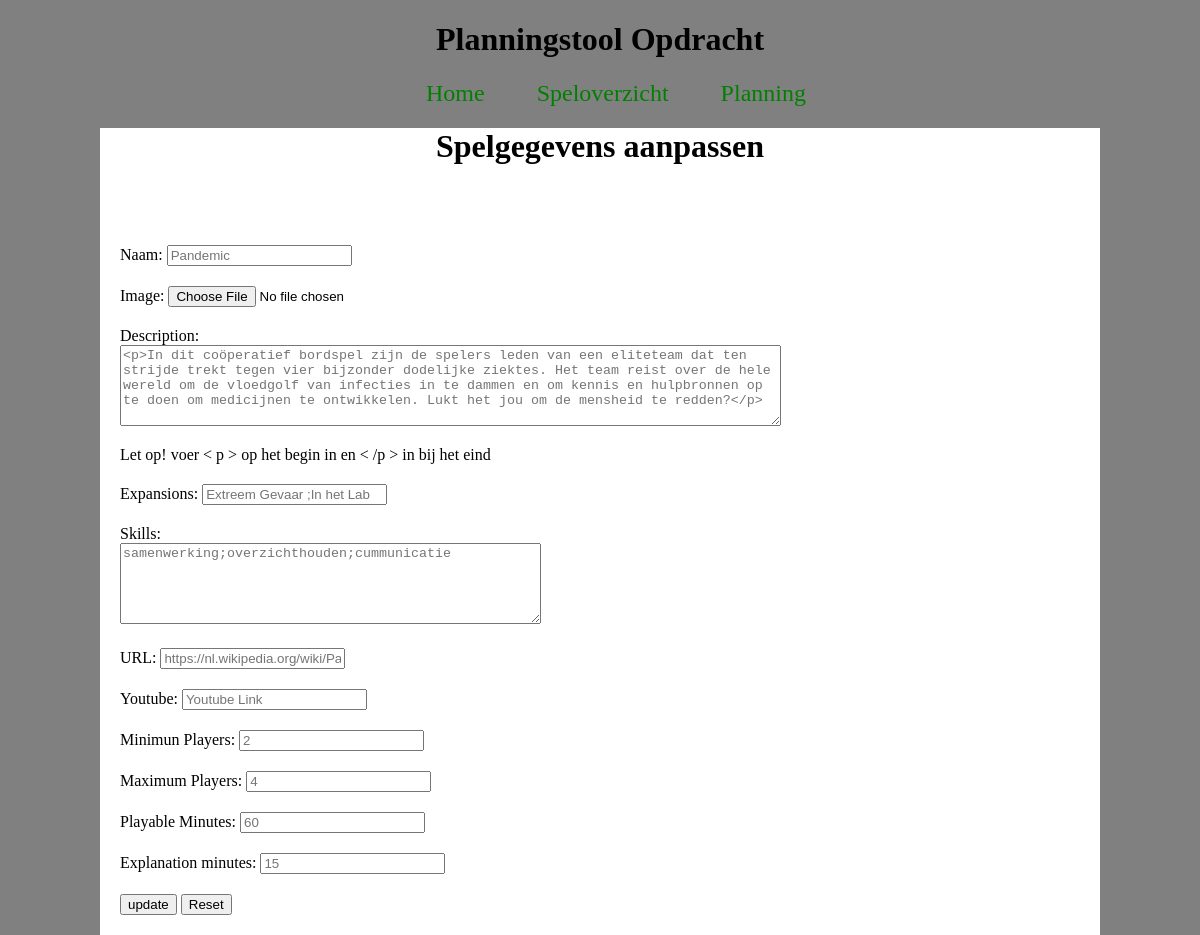
The page /verander.php?id=24 on the database its author committed.
### tables this page shows
CREATE TABLE IF NOT EXISTS `games` (
  `id` int(11) NOT NULL,
  `name` varchar(255) NOT NULL,
  `image` varchar(255) NOT NULL,
  `description` text NOT NULL,
  `expansions` text,
  `skills` text,
  `url` varchar(255) DEFAULT NULL,
  `youtube` text,
  `min_players` int(11) NOT NULL,
  `max_players` int(11) NOT NULL,
  `play_minutes` int(11) NOT NULL,
  `explain_minutes` int(11) NOT NULL
);

### verander.php (the view, shortened to what this page needs)
<!DOCTYPE html>
<html>
<head>
	<link rel="stylesheet" type="text/css" href="css/verander.css">
</head>
<body>
<?php
	include ('navbar.php');
?>
<?php
$servername = "localhost";
$username = "root";
$password = "mysql";
try {
    $conn = new PDO("mysql:host=$servername;dbname=Planningstool", $username, $password);
    $conn->setAttribute(PDO::ATTR_ERRMODE, PDO::ERRMODE_EXCEPTION);
    }
catch(PDOException $e)
    {
    echo "Connection failed: " . $e->getMessage();
    }
    $sql1 = "SELECT id, name, image, description, expansions, skills, url, youtube, min_players, max_players, play_minutes, explain_minutes FROM games where id=".$_GET["id"];
	$result = $conn->query($sql1);
	$row = $result->fetch();
?>
	<div>
		<h1 class="spelgegevens">Spelgegevens aanpassen</h1>
		<br>
		<form method="POST" action="<?php $_PHP_SELF ?>">
			<div class="form-group">
				Naam:
				<input type="text" name="name" value='<?=$name?>' placeholder="<?php echo $row['name'] ?>">
			</div>
			<div class="form-group">
				Image:
				<input type="file" name="image" value='<?=$image?>'>
			</div>
			<div class="form-group">
				Description:
				<br>
				<textarea name="description" rows="5" cols="80" value='<?=$description?>' placeholder="<?php echo $row['description'] ?>"></textarea>
				<p class="warning">Let op! voer < p > op het begin in en < /p > in bij het eind</p>
			</div>
			<div class="form-group">
				Expansions:
				<input type="text" name="expansions" placeholder="<?php echo $row['expansions']?>" value='<?=$expansions?>'>
			</div>
			<div class="form-group">
				Skills:
				<br>
				<textarea name="skills" rows="5" cols="50" value='<?=$skills?>' placeholder="<?php echo $row['skills'] ?>"></textarea>
			</div>
			<div class="form-group">
				URL:
				<input type="text" name="url" value='<?=$url?>' placeholder="<?php echo $row['url'] ?>">
			</div>
			<div class="form-group">
				Youtube:
				<input type="text" name="youtube" value='<?=$youtube?>'  placeholder="Youtube Link">
			</div>
			<div class="form-group">
				Minimun Players:
				<input type="number" name="min_players" value='<?=$min_players?>' placeholder="<?php echo $row['min_players'] ?>">
			</div>
			<div class="form-group">
				Maximum Players:
				<input type="number" name="max_players" value='<?=$max_players?>' placeholder="<?php echo $row['max_players'] ?>">
			</div>
			<div class="form-group">
				Playable Minutes:
				<input type="number" name="play_minutes" value='<?=$play_minutes?>' placeholder="<?php echo $row['play_minutes'] ?>">
			</div>
			<div class="form-group">
				Explanation minutes:
				<input type="number" name="explain_minutes" value='<?=$explain_minutes?>' placeholder="<?php echo $row['explain_minutes'] ?>">
			</div>
			<input type="Submit" name="update" value="update" id="Update">
			<input type="reset">
		</form>
	</div>
</body>
</html>

### css/verander.css (style rules this page uses)
body { background-color: grey; width: 1000px; margin: 0 auto; }
div { background-color: white; }
form { text-align: left; padding: 20px; }
.form-group { margin-top: 20px; margin-bottom: 20px; }
.spelgegevens { text-align: center; }

### rows shown on the page
games: name "Pandemic", description "<p>In dit coöperatief bordspel zijn de spelers leden van een eliteteam dat ten strijde trekt tegen vier bijzonder dodelijke ziektes. Het team reist over de hele wereld om de vloedgolf van infecties in te dammen en om kennis en hulpbronnen op te doen om medicijnen te ontwikkelen. Lukt het jou om de mensheid te redden?</p>", expansions "Extreem Gevaar ;In het Lab", skills "samenwerking;overzichthouden;cummunicatie", url "https://nl.wikipedia.org/wiki/Pandemie_(spel)", min_players "2", max_players "4", play_minutes "60", explain_minutes "15"
